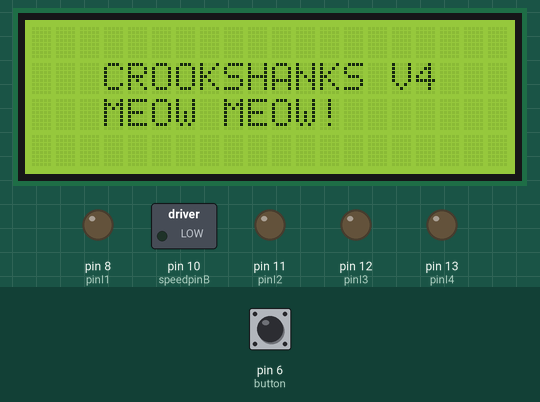
The sketch below on a simulated Arduino Uno, built with avr-gcc and run on an emulated ATmega328P. Shown: 20×4 character LCD, switched loads named in the sketch (green lamp = pin HIGH), output pins drawn as LEDs (lit = HIGH). The test bench sets the inputs (shaded band); at power-on: pin 6 (button) HIGH. What the sketch prints to the serial monitor is not drawn.

Above: at 0.9 s.
At 3.5 s:
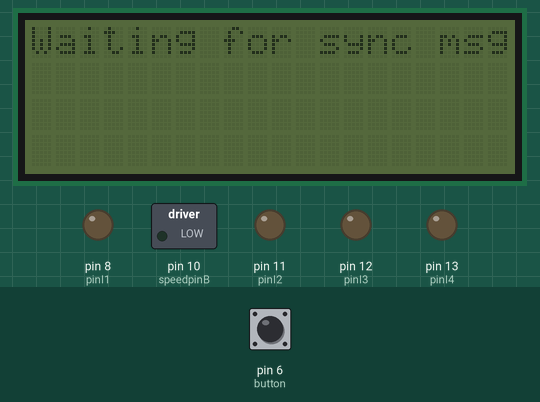
3.6 s: pin 6 (button) pulled LOW for 3.2 s
At 4.9 s:
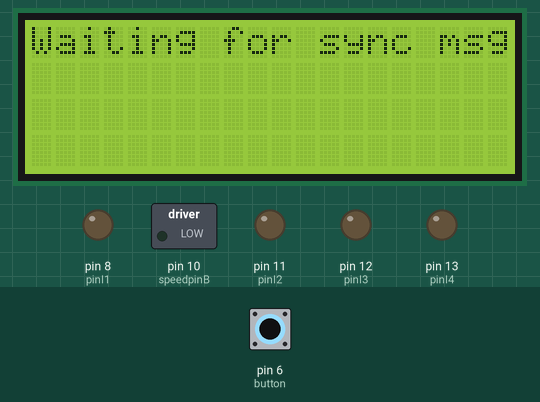
At 33.3 s:
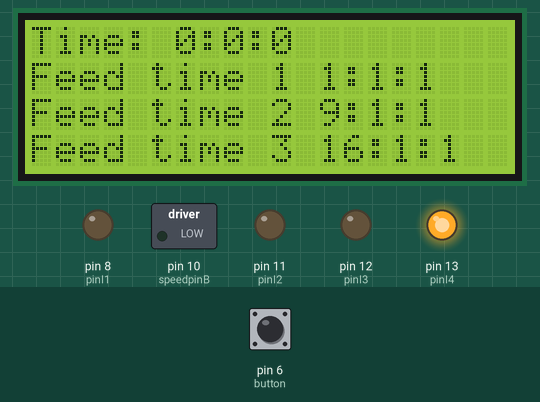
Timing chart, 0 to 34.8 s (numbered marks = the images above; inputs shaded):
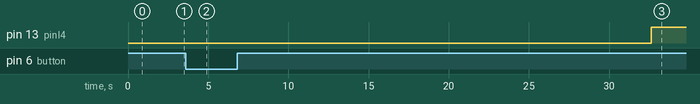

The sketch:

Cat_Feeder.ino
```cpp
#include "Arduino.h"
#include <Wire.h>  // Comes with Arduino IDE
//#include <LiquidCrystal_I2C.h>
#include <LiquidCrystal_I2C.h>
#include <Time.h>
#include <TimeLib.h>

// set the LCD address to 0x27 for a 20 chars 4 line display
// Set the pins on the I2C chip used for LCD connections:
//                    addr, en,rw,rs,d4,d5,d6,d7,bl,blpol

// Declare Feeding times ---------------------------------
int f1h = 1;  // feeding time 1 hours
int f1m = 1;  // feeding time 1 minutes
LiquidCrystal_I2C lcd(0x27,20,4);   // Set the LCD I2C address A4 (SDA), A5 (SCL)
//#include <Time.h>
#define TIME_HEADER  "T"   // Header tag for serial time sync message
#define TIME_REQUEST  7    // ASCII bell character requests a time sync message

int button = 6;

int feedSetting = 1;

int pinI1=8;//define I1 interface
int pinI2=11;//define I2 interface
int pinI3=12;//define I3 interface
int pinI4=13;//define I4 interface
int speedpinB=10;//enable motor B
int spead2 =255;//define the spead of motor 2

int f1s = 1;  // feeding time 1 seconds
int f2h = 9;  // feeding time 1 hours
int f2m = 1;  // feeding time 1 minutes
int f2s = 1;  // feeding time 1 seconds
int f3h = 16;  // feeding time 1 hours
int f3m = 1;  // feeding time 1 minutes
int f3s = 1;  // feeding time 1 seconds
unsigned long clearTime = 0;  // used to know when to clear the LCD
unsigned long curTime;
unsigned long startTime;
unsigned long startTime1;
unsigned long systemStartTime;

bool error = 1;
bool errLight = 0;
bool timeoutSetTime = 0;

void setup() {
  pinMode(pinI1,OUTPUT);
  pinMode(pinI2,OUTPUT);
  pinMode(pinI3,OUTPUT);
  pinMode(pinI4,OUTPUT);
  pinMode(speedpinB,OUTPUT);

  digitalWrite(button, HIGH); // turn on pull up resistor

  lcd.init();         // initialize the lcd for 20 chars 4 lines, turn on backlight

// ------- Quick 3 blinks of backlight  -------------
  blinkScreen();
  lcd.setCursor(0,1);
  lcd.print("   CROOKSHANKS V4");
  lcd.setCursor(0,2);
  lcd.print("   MEOW MEOW!");
  delay(1000);

  Serial.begin(9600);
  while (!Serial); // Needed for Leonardo only
  pinMode(13, OUTPUT);
  setSyncProvider(requestSync);  //set function to call when sync required
  lcd.clear();
  lcd.print("Waiting for sync msg");

  delay(500);

  systemStartTime = millis();
  startTime1 = millis();

}
//------------------------------------------------------------------------------
void loop () {
  if (millis() - systemStartTime > 30000 && timeoutSetTime == 0) {
    timeoutSetTime = 1;
    setTime(1450742400);
  }

  if (Serial.available()) {
    timeoutSetTime = 1;
    processSyncMessage();
  }

  if (timeStatus()!= timeNotSet) {
    digitalClockDisplay(feedSetting);
  }
  if (timeStatus() == 0) {
    blinkScreen();  // time not set blink LED
    }
  else {
    digitalWrite(13, HIGH); // LED on if synced
  }
  //Serial.println("d6");
  //Serial.println(digitalRead(button));

  if(digitalRead(button) == 0) {
    startTime = millis();

    while(1) {
      if (digitalRead(button) == 0){
        curTime = millis();
      }

      else {

        if (curTime - startTime > 5000) {
          jog();
          break;
        }

        else if (curTime - startTime > 1000) {
          if(feedSetting == 2)
            feedSetting = 0;
          else
            feedSetting = feedSetting + 1;
          break;
        }
        else
          break;
      }
    }
  }


  // if 5 minutes has elapsed since the last time the LCD was intialized then intialize it
  if(millis() - startTime1 > 300000) {
    lcd.init();
    startTime1 = millis();
  }


  // If time is equal to feeding time and feedsetting = 0 then feed the damn cat once per day
  if ((hour() == f1h && minute() == f1m && second() == f1s && feedSetting == 0))
  {
    // ------- Quick 3 blinks of backlight  -------------
    for(int i = 0; i< 3; i++)
    {
      blinkScreen();
    }

    // Run Cat feeder
    jog();

  }

    // If time is equal to feeding time and feedsetting = 1 then feed the damn cat twice per day
  if ((hour() == f1h && minute() == f1m && second() == f1s && feedSetting == 1) || (hour() == f2h && minute() == f2m && second() == f2s && feedSetting == 1))
  {
    // ------- Quick 3 blinks of backlight  -------------
    for(int i = 0; i< 3; i++)
    {
      blinkScreen();
    }

    // Run Cat feeder
    jog();

  }

  // If time is equal to feeding time and feedsetting = 2 then feed the damn cat three times per day
  if ((hour() == f1h && minute() == f1m && second() == f1s && feedSetting == 2) || (hour() == f2h && minute() == f2m && second() == f2s && feedSetting == 2)|| (hour() == f3h && minute() == f3m && second() == f3s && feedSetting == 2))
  {
    // ------- Quick 3 blinks of backlight  -------------
    for(int i = 0; i< 3; i++)
    {
      blinkScreen();
    }

    // Run Cat feeder
    jog();

  }

  //delay(250);
}

//------------------------------------------------------------------------------------
void digitalClockDisplay(bool setting) {
  // digital clock display of the time
  //delay(10);
  if (millis() - clearTime > 1000) {
    lcd.clear();
    clearTime = millis();
  }

  if (feedSetting == 0) {
    lcd.setCursor(0,0);
    lcd.print("Time: ");
    lcd.print(hour());
    lcd.print(":");
    lcd.print(minute());
    lcd.print(":");
    lcd.print(second());

    lcd.setCursor(0,1);
    lcd.print("Feed time 1 ");
    lcd.print(f1h);
    lcd.print(":");
    lcd.print(f1m);
    lcd.print(":");
    lcd.print(f1s);
  }

  if (feedSetting == 1) {
    lcd.setCursor(0,0);
    lcd.print("Time: ");
    lcd.print(hour());
    lcd.print(":");
    lcd.print(minute());
    lcd.print(":");
    lcd.print(second());

    lcd.setCursor(0,1);
    lcd.print("Feed time 1 ");
    lcd.print(f1h);
    lcd.print(":");
    lcd.print(f1m);
    lcd.print(":");
    lcd.print(f1s);

    lcd.setCursor(0,2);
    lcd.print("Feed time 2 ");
    lcd.print(f2h);
    lcd.print(":");
    lcd.print(f2m);
    lcd.print(":");
    lcd.print(f2s);
    }
    if (feedSetting == 2) {
    lcd.setCursor(0,0);
    lcd.print("Time: ");
    lcd.print(hour());
    lcd.print(":");
    lcd.print(minute());
    lcd.print(":");
    lcd.print(second());

    lcd.setCursor(0,1);
    lcd.print("Feed time 1 ");
    lcd.print(f1h);
    lcd.print(":");
    lcd.print(f1m);
    lcd.print(":");
    lcd.print(f1s);

    lcd.setCursor(0,2);
    lcd.print("Feed time 2 ");
    lcd.print(f2h);
    lcd.print(":");
    lcd.print(f2m);
    lcd.print(":");
    lcd.print(f2s);

    lcd.setCursor(0,3);
    lcd.print("Feed time 3 ");
    lcd.print(f3h);
    lcd.print(":");
    lcd.print(f3m);
    lcd.print(":");
    lcd.print(f3s);
    }
}
//--------------------------------------------------------------------------------
void printDigits(int digits){
  // utility function for digital clock display: prints preceding colon and leading 0
  Serial.print(":");
  if(digits < 10)
    Serial.print('0');
  Serial.print(digits);
}


void processSyncMessage() {
  unsigned long pctime;
  const unsigned long DEFAULT_TIME = 1357041600; // Jan 1 2013

  if(Serial.find(TIME_HEADER)) {
     pctime = Serial.parseInt();
     if( pctime >= DEFAULT_TIME) { // check the integer is a valid time (greater than Jan 1 2013)
       setTime(pctime); // Sync Arduino clock to the time received on the serial port
     }
  }
}

time_t requestSync()
{
  Serial.write(TIME_REQUEST);
  return 0; // the time will be sent later in response to serial mesg
}

//------------------------------------------------------------------------------

void forward()
{
     analogWrite(speedpinB,spead2);
     digitalWrite(pinI4,HIGH);//turn DC Motor B move clockwise
     digitalWrite(pinI3,LOW);
}

void backward()
{
     analogWrite(speedpinB,spead2);
     digitalWrite(pinI4,LOW);//turn DC Motor B move clockwise
     digitalWrite(pinI3,HIGH);
}

void stop()
{    // Unenble the pin, to stop the motor. this should be done to avid damaging the motor.
     digitalWrite(speedpinB,LOW);
     delay(1000);
}

void jog() {

    startTime = millis();
    // go forward
    while(millis() - startTime < 1500) {
      forward();
    }
    stop();
}

void blinkScreen() {
  lcd.backlight();
  delay(250);
  lcd.noBacklight();
  delay(250);
  lcd.backlight();
  delay(250);
}
```

Measured:
- what the display in image 0 shows lasts 1.1 s, from 0.8 s to 1.9 s
